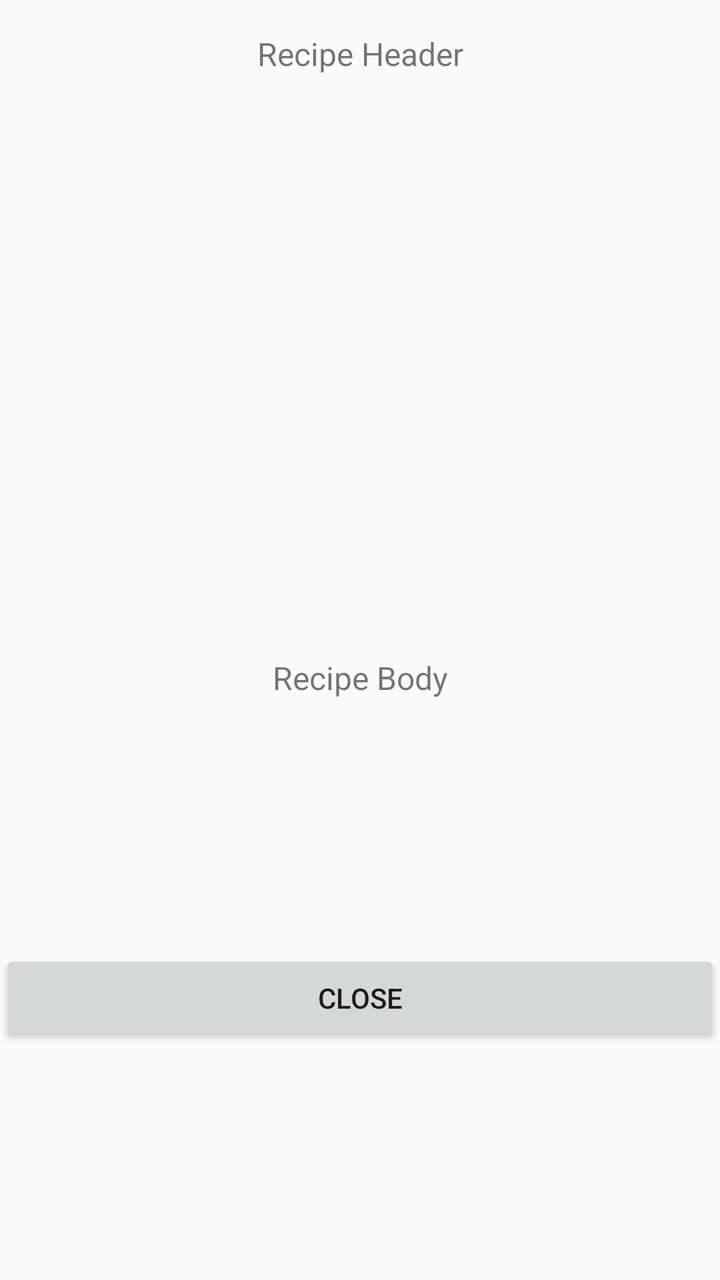
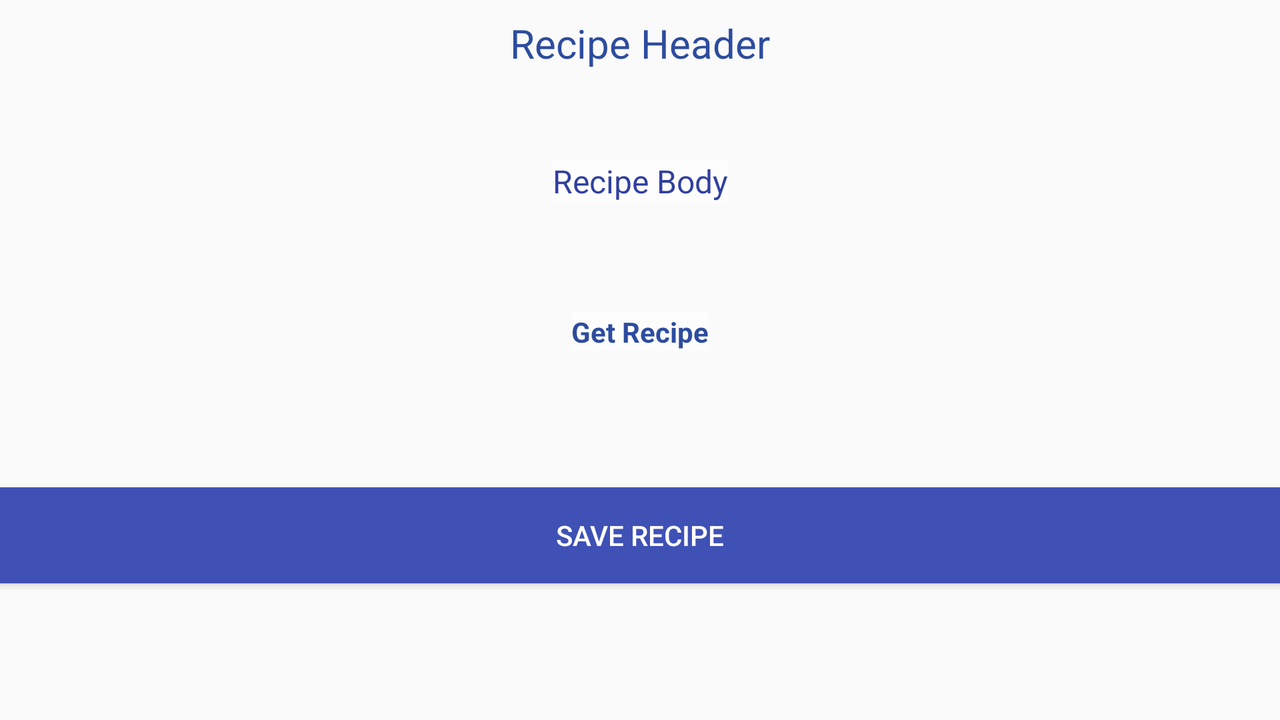

First picture: res/layout/ on a phone held upright. Second picture: the repository's own variant of that layout, on a device whose configuration matches the variant's folder. Source for both follows.
<!-- AndroidManifest.xml: application theme AppTheme -->
<!-- res/layout/fragment_recipe_detail.xml -->
<?xml version="1.0" encoding="utf-8"?>
<android.support.constraint.ConstraintLayout xmlns:android="http://schemas.android.com/apk/res/android"
    xmlns:app="http://schemas.android.com/apk/res-auto"
    xmlns:tools="http://schemas.android.com/tools"
    android:layout_width="match_parent"
    android:layout_height="match_parent">

    <TextView
        android:id="@+id/recipeDetailHeader"
        android:layout_width="wrap_content"
        android:layout_height="wrap_content"
        android:layout_marginTop="16dp"
        android:textSize="16sp"
        android:text="Recipe Header"
        app:layout_constraintLeft_toLeftOf="parent"
        app:layout_constraintRight_toRightOf="parent"
        app:layout_constraintTop_toTopOf="parent"
        tools:layout_constraintLeft_creator="1"
        tools:layout_constraintTop_creator="1"
        tools:layout_constraintRight_creator="1" />

    <TextView
        android:id="@+id/recipeDetailBody"
        android:layout_width="wrap_content"
        android:layout_height="wrap_content"
        android:textSize="16sp"
        android:text="Recipe Body"
        app:layout_constraintBottom_toBottomOf="parent"
        app:layout_constraintLeft_toLeftOf="parent"
        app:layout_constraintRight_toRightOf="parent"
        app:layout_constraintTop_toBottomOf="@+id/recipeDetailHeader"
        tools:layout_constraintRight_creator="1"
        tools:layout_constraintLeft_creator="1" />

    <Button
        android:id="@+id/recipeDetailCloseButton"
        android:layout_width="0dp"
        android:layout_height="wrap_content"
        android:layout_marginTop="8dp"
        android:text="CLose"
        app:layout_constraintBottom_toBottomOf="parent"
        app:layout_constraintLeft_toLeftOf="parent"
        app:layout_constraintRight_toRightOf="parent"
        app:layout_constraintTop_toBottomOf="@+id/recipeDetailBody"
        tools:layout_constraintRight_creator="1"
        tools:layout_constraintLeft_creator="1" />
</android.support.constraint.ConstraintLayout>
<!-- resources referenced by this layout -->
<resources>
  <style name="AppTheme" parent="Theme.AppCompat.Light.DarkActionBar">
          
          <item name="colorPrimary">@color/colorPrimary</item>
          <item name="colorPrimaryDark">@color/colorPrimaryDark</item>
          <item name="colorAccent">@color/colorAccent</item>
      </style>
  <color name="colorPrimary">#3F51B5</color>
  <color name="colorPrimaryDark">#303F9F</color>
  <color name="colorAccent">#FF4081</color>
</resources>
<!-- res/layout-land/fragment_recipe_detail.xml (the repository's variant of the layout above) -->
<!-- drawn on the phone turned sideways -->
<?xml version="1.0" encoding="utf-8"?>
<android.support.constraint.ConstraintLayout xmlns:android="http://schemas.android.com/apk/res/android"
    android:layout_width="match_parent"
    android:layout_height="match_parent"
    xmlns:app="http://schemas.android.com/apk/res-auto">

    <TextView
        android:id="@+id/recipeDetailHeader"
        android:layout_width="wrap_content"
        android:layout_height="wrap_content"
        android:layout_marginTop="8dp"
        android:textSize="20sp"
        android:text="Recipe Header"
        android:textColor="@color/colorHeader"
        app:layout_constraintLeft_toLeftOf="parent"
        app:layout_constraintRight_toRightOf="parent"
        app:layout_constraintTop_toTopOf="parent"
        android:layout_marginLeft="8dp"
        android:layout_marginRight="8dp" />

    <ImageView
        android:id="@+id/recipeImage"
        android:layout_width="wrap_content"
        android:layout_height="wrap_content"
        android:layout_marginTop="8dp"
        app:layout_constraintLeft_toLeftOf="parent"
        app:layout_constraintRight_toRightOf="parent"
        app:layout_constraintTop_toBottomOf="@+id/recipeDetailHeader"
        app:srcCompat="@mipmap/ic_launcher"
        android:layout_marginLeft="8dp"
        android:layout_marginRight="8dp"
        app:layout_constraintBottom_toBottomOf="@+id/saveRecipeButton"
        android:layout_marginBottom="8dp"
        app:layout_constraintVertical_bias="0.0" />

    <TextView
        android:id="@+id/recipeListUrl"
        android:layout_width="wrap_content"
        android:layout_height="wrap_content"
        android:text="Get Recipe"
        android:textStyle="bold"
        android:textColor="@color/colorHeader"
        android:drawableLeft="@drawable/ic_exit_to_app_black_24dp"
        android:drawablePadding="4dp"
        android:gravity="center"
        android:background="#AAFFFFFF"
        app:layout_constraintLeft_toLeftOf="parent"
        app:layout_constraintRight_toRightOf="parent"
        app:layout_constraintBottom_toBottomOf="parent"
        android:layout_marginBottom="8dp"
        android:layout_marginLeft="8dp"
        android:layout_marginRight="8dp"
        android:layout_marginTop="8dp"
        app:layout_constraintTop_toBottomOf="@+id/recipeDetailBody"
        app:layout_constraintVertical_bias="0.20999998" />

    <TextView
        android:id="@+id/recipeDetailBody"
        android:layout_width="wrap_content"
        android:layout_height="wrap_content"
        android:textSize="16sp"
        android:text="Recipe Body"
        android:textColor="@color/colorPrimaryDark"
        android:background="#AAFFFFFF"
        app:layout_constraintBottom_toBottomOf="parent"
        app:layout_constraintLeft_toLeftOf="parent"
        app:layout_constraintRight_toRightOf="parent"
        app:layout_constraintTop_toBottomOf="@+id/recipeImage"
        app:layout_constraintVertical_bias="0.100000024"
        android:layout_marginTop="8dp"
        android:layout_marginLeft="16dp"
        android:layout_marginRight="16dp" />

    <Button
        android:id="@+id/saveRecipeButton"
        android:layout_width="0dp"
        android:layout_height="wrap_content"
        android:background="@color/colorPrimary"
        android:text="Save Recipe"
        android:textColor="@android:color/white"
        app:layout_constraintBottom_toBottomOf="parent"
        app:layout_constraintLeft_toLeftOf="parent"
        app:layout_constraintRight_toRightOf="parent"
        app:layout_constraintTop_toBottomOf="@+id/recipeListUrl"
        app:layout_constraintVertical_bias="0.5" />

</android.support.constraint.ConstraintLayout>
<!-- resources referenced by the variant -->
<!-- as the phone turned sideways resolves them -->
<resources>
  <color name="colorHeader">#2d4c9e</color>
  <color name="colorPrimary">#3F51B5</color>
  <color name="colorPrimaryDark">#303F9F</color>
  <style name="AppTheme" parent="Theme.AppCompat.Light.DarkActionBar">
          
          <item name="colorPrimary">@color/colorPrimary</item>
          <item name="colorPrimaryDark">@color/colorPrimaryDark</item>
          <item name="colorAccent">@color/colorAccent</item>
      </style>
  <color name="colorAccent">#FF4081</color>
</resources>
